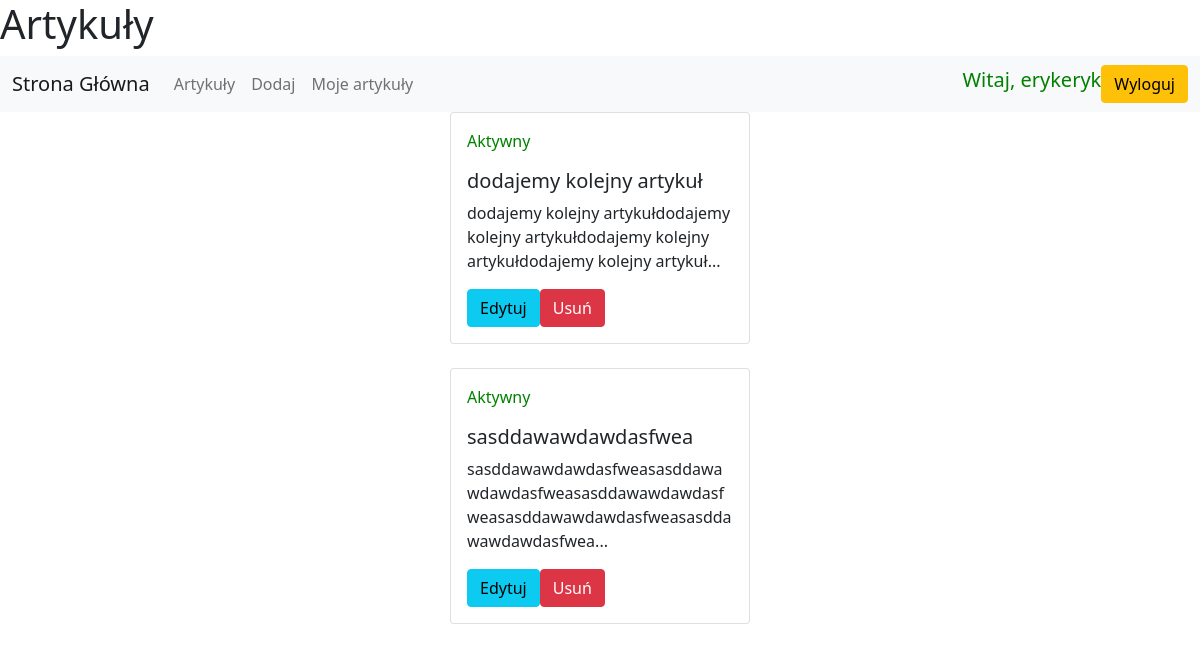
Screenshot of /pages/my_articles.php (signed in) with the database file from the repository.
### tables this page shows
CREATE TABLE `article` (
  `ID` int(11) NOT NULL,
  `Title` varchar(50) NOT NULL,
  `Content` mediumtext NOT NULL,
  `Stat` tinyint(1) NOT NULL,
  `User_ID` int(11) NOT NULL
);

### pages/my_articles.php (the view, shortened to what this page needs)
<html>
<?php require '../components/head.php' ?>
<body>
    <header>
        <h1>Artykuły</h1>
    </header>
    <?php require '../components/nav.php' ?>
    <section>
        <?php
        require_once "../components/connect.php";
        $conn = new mysqli($host, $db_user, $db_pass, $db_name);
        $all_articles = $conn->query('SELECT ID,Title,Content,Stat FROM article where User_ID = ' . $_SESSION["user_id"]);
        if ($all_articles->num_rows > 0) {
            while ($art = $all_articles->fetch_assoc()) {
                echo '<div class="card w-25 m-auto" style="width: 18rem;">
                <div class="card-body">';
                if ($art['Stat'] == 1) {
                    echo "<span style='color:green'> <p>Aktywny</p></span>";
                } else {
                    echo "<span style='color:red'> <p>Do Usunięcia</p></span>";
                }
                echo '<h5 class="card-title">' . $art["Title"] . "</h5>";
                echo '<p class="card-text">' . substr($art["Content"], 0, 100) . "...</p>";
                echo '<a href="./edit_article.php?id=' . $art["ID"] . '" class="btn btn-info">Edytuj</a>';
                echo '<a href="./my_articles.php?ID=' . $art["ID"] . '" class="btn btn-danger">Usuń</a></div></div>';
                echo '<br>';
            }
        }
        ?>
    </section>
</body>
</html>

### rows the page displays
article: Stat "Aktywny", Title "dodajemy kolejny artykuł", Content "dodajemy kolejny artykułdodajemy kolejny artykułdodajemy kolejny artykułdodajemy kolejny artykuł"
article: Stat "Aktywny", Title "sasddawawdawdasfwea", Content "sasddawawdawdasfweasasddawawdawdasfweasasddawawdawdasfweasasddawawdawdasfweasasddawawdawdasfwea"

### other values shown
$_SESSION["user"] "erykeryk"
